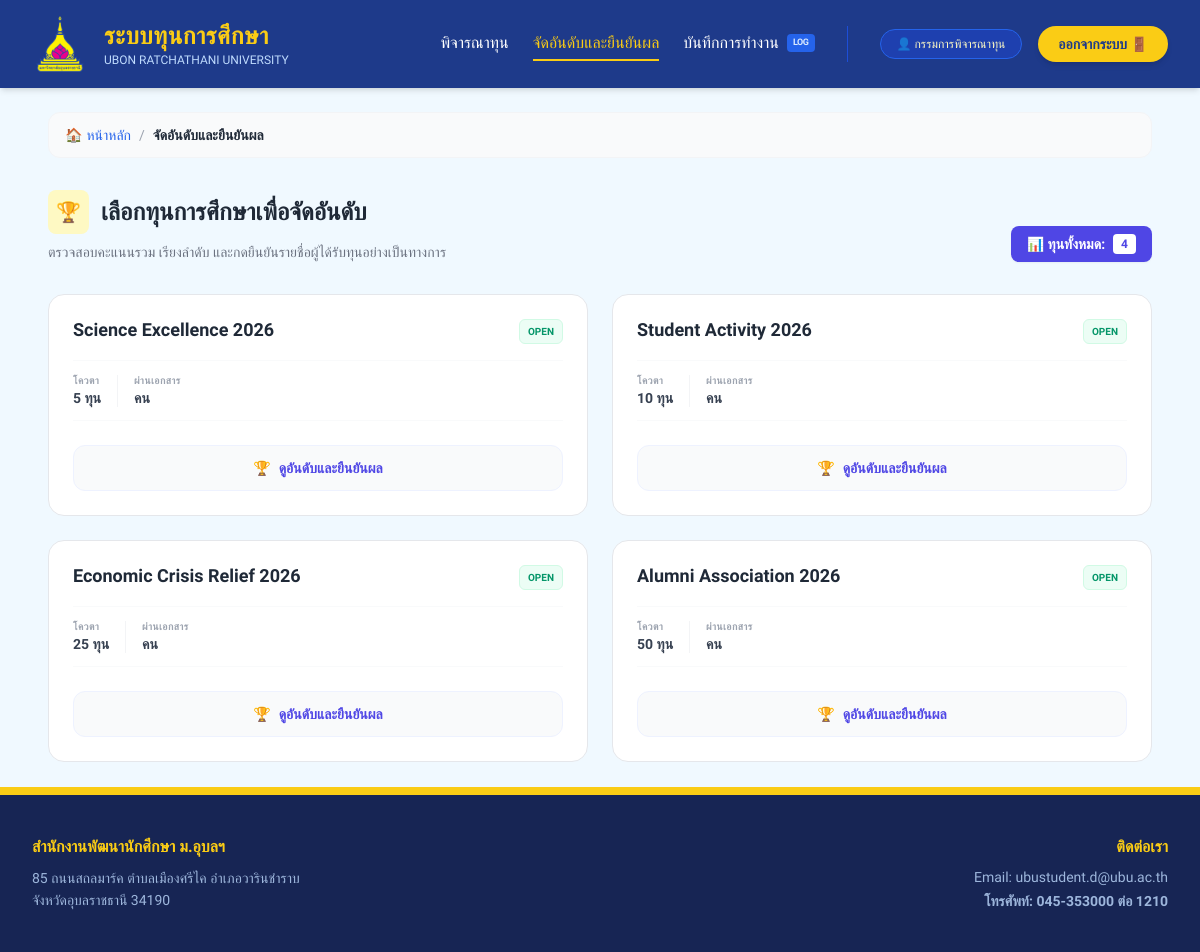
Page /director/ranking-selection (signed in) on the earlier database version.
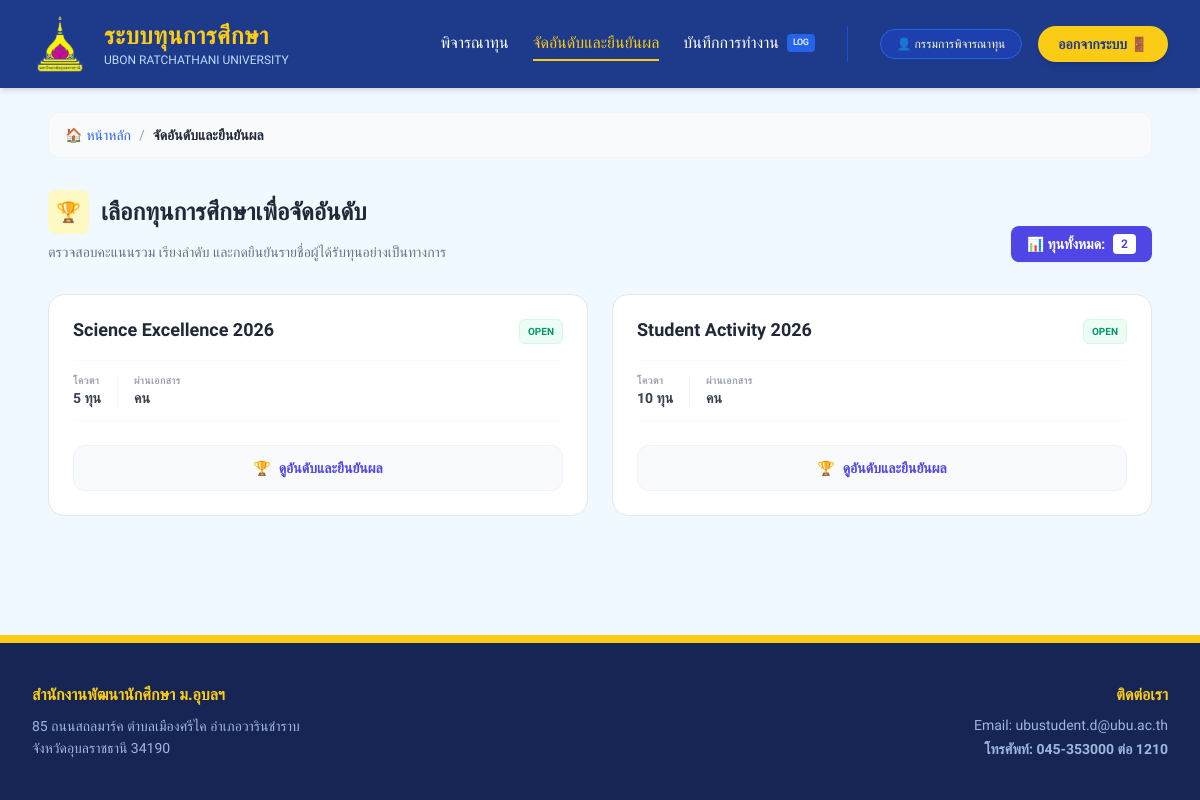
Same page on the later database version.
### models.py (models this page shows, shortened)
class Scholarship(db.Model):
    __tablename__ = 'scholarship'
    id = db.Column(db.Integer, primary_key=True)
    name = db.Column(db.String(100), nullable=False) # ชื่อทุน
    amount = db.Column(db.Float, nullable=True) # ทุนละเท่าไหร่
    start_date        = db.Column(db.DateTime)          # วันที่เริ่มเปิดรับ
    end_date          = db.Column(db.DateTime)          # วันที่ปิดรับ
    faculty_condition = db.Column(db.String(255))       # คณะที่ระบุ หรือ "ทุกคณะ"
    min_gpax          = db.Column(db.Float, default=0.0) # เกรดเฉลี่ยขั้นต่ำ
    income_cap        = db.Column(db.Float)             # รายได้ครอบครัวไม่เกิน
    number_of_scholarships = db.Column(db.Integer)           # จำนวนทุนที่เปิดรับ
    scholarship_type  = db.Column(db.String(50)) # ประเภทของทุน (เช่น ทุน ภายใน/ภายนอก/บริจาค)
    provider          = db.Column(db.String(100)) # หน่วยงานของทุนนั้นๆ
    status            = db.Column(db.String(20), default='open')  # สถานะของทุน open(เปิดรับ),checking=close(กำลังตรวจสอบ,ปิดทุน), interview(รายชื่อสัมภาษณ์), announce(รายชื่อได้รับทุน)
    interview_file_url = db.Column(db.String(500))    # ลิงก์ไฟล์ประกาศสัมภาษณ์
    announce_file_url = db.Column(db.String(500))     # ลิงก์ไฟล์ประกาศคนได้ทุน
    announcement_date = db.Column(db.DateTime, nullable=True) # วันที่ประกาศผล
    image = db.Column(db.String(200), nullable=True) # ชื่อไฟล์ภาพ
    qualifications = db.Column(db.Text, nullable=True) # คุณสมบัติ
    conditions = db.Column(db.Text, nullable=True) # เงื่อนไข
    scholarship_nature = db.Column(db.String(50), nullable=True) # ลักษณะทุน (ทุนรายปี, ฯลฯ)
    required_documents = db.Column(db.Text, nullable=True) # เอกสารที่ต้องส่ง
    criteria     = db.relationship('Criterion',   backref='scholarship', lazy=True)
    applications = db.relationship('Application', backref='scholarship', lazy=True)
    def is_open(self):
        if self.status != "open":
            return False
        now = datetime.now()
        current_date = now.date()
        start = self.start_date.date() if self.start_date else None
        end = self.end_date.date() if self.end_date else None
        if start and end:
            return start <= current_date <= end
        elif start:
            return start <= current_date
        elif end:
            return current_date <= end
        return True

### routes/director_routes.py (the view)
@director_bp.route("/ranking-selection")
def ranking_selection():
    scholarships = [s for s in Scholarship.query.filter_by(status='open').all() if s.is_open()]
    return render_template("director/ranking_selection.html", scholarships=scholarships)

### routes/director_routes.py (called while the page is built)
@director_bp.before_request
def require_director_login():
    if request.endpoint and request.endpoint != 'director.login':
        if "user_id" not in session or session.get("role") != "director":
            flash("กรุณาเข้าสู่ระบบในฐานะกรรมการ", "error")
            return redirect(url_for("login")) # Assuming login is the global login defined in app.py

### templates/director/ranking_selection.html (shortened to what this page needs)
{% extends "layouts/base_director.html" %}
{% block content %}
<div class="max-w-6xl mx-auto font-prompt p-6">
    <nav class="flex items-center text-sm font-medium mb-8 space-x-2 no-print bg-gray-50 py-3 px-4 rounded-xl border border-gray-100">
        <a href="{{ url_for('director.home') }}" class="text-blue-600 hover:text-blue-800 transition flex items-center gap-1">
            <span>🏠</span> หน้าหลัก
        </a>
        <span class="text-gray-400">/</span>
        <span class="text-gray-800 font-bold">จัดอันดับและยืนยันผล</span>
    </nav>
    <div class="mb-8 flex flex-col md:flex-row md:items-end justify-between gap-4">
        <div>
            <h2 class="text-2xl font-extrabold text-gray-800 flex items-center gap-3">
                <span class="bg-yellow-100 p-2 rounded-lg text-xl">🏆</span>
                เลือกทุนการศึกษาเพื่อจัดอันดับ
            </h2>
            <p class="text-gray-500 text-sm mt-2">ตรวจสอบคะแนนรวม เรียงลำดับ และกดยืนยันรายชื่อผู้ได้รับทุนอย่างเป็นทางการ</p>
        </div>
        <div class="bg-indigo-600 text-white px-4 py-2 rounded-lg shadow-sm text-sm font-bold flex items-center gap-2">
            <span>📊 ทุนทั้งหมด:</span>
            <span class="bg-white text-indigo-600 px-2 py-0.5 rounded text-xs">{{ scholarships|length }}</span>
        </div>
    </div>
    <div class="grid grid-cols-1 md:grid-cols-2 lg:grid-cols-2 gap-6">
        {% for scholarship in scholarships %}
        <div class="bg-white p-6 rounded-2xl border border-gray-200 hover:border-indigo-400 hover:shadow-xl transition-all duration-300 group flex flex-col justify-between">
            <div>
                <div class="flex justify-between items-start mb-4">
                    <h3 class="text-lg font-bold text-gray-800 group-hover:text-indigo-600 transition-colors leading-tight">
                        {{ scholarship.name }}
                    </h3>
                    <span class="bg-emerald-50 text-emerald-600 text-[10px] font-bold px-2 py-1 rounded-md border border-emerald-100">OPEN</span>
                </div>
                <div class="flex items-center gap-4 py-3 border-y border-gray-50 mb-4">
                    <div class="flex flex-col">
                        <span class="text-[10px] text-gray-400 uppercase font-bold tracking-wider">โควตา</span>
                        <span class="text-sm font-bold text-gray-700">{{ scholarship.number_of_scholarships }} ทุน</span>
                    </div>
                    <div class="flex flex-col">
                        <span class="text-[10px] text-gray-400 uppercase font-bold tracking-wider">ผ่านเอกสาร</span>
                        <span class="text-sm font-bold text-gray-700">{{ scholarship.passed_docs }} คน</span>
                    </div>
                </div>
            </div>
            <div class="mt-2">
                <a href="{{ url_for('director.scholarship_ranking', scholarship_id=scholarship.id) }}"
                   class="w-full bg-gray-50 text-indigo-600 group-hover:bg-indigo-600 group-hover:text-white px-4 py-3 rounded-xl text-sm font-bold transition-all flex items-center justify-center gap-2 border border-indigo-50 group-hover:border-indigo-600">
                    <span>🏆</span> ดูอันดับและยืนยันผล
                </a>
            </div>
        </div>
        {% else %}
        <div class="col-span-full py-20 text-center bg-gray-50 rounded-3xl border-2 border-dashed border-gray-200">
            <p class="text-gray-400">ไม่พบข้อมูลทุนการศึกษาในระบบ</p>
        </div>
        {% endfor %}
    </div>
</div>
{% endblock %}

Differences in the rows shown:
no longer on this page (row edited): Scholarship: name "Economic Crisis Relief 2026", number_of_scholarships "25"
no longer on this page (row edited): Scholarship: name "Alumni Association 2026", number_of_scholarships "50"
Other differences:
{{ scholarships|length }}: "4" → "2"
